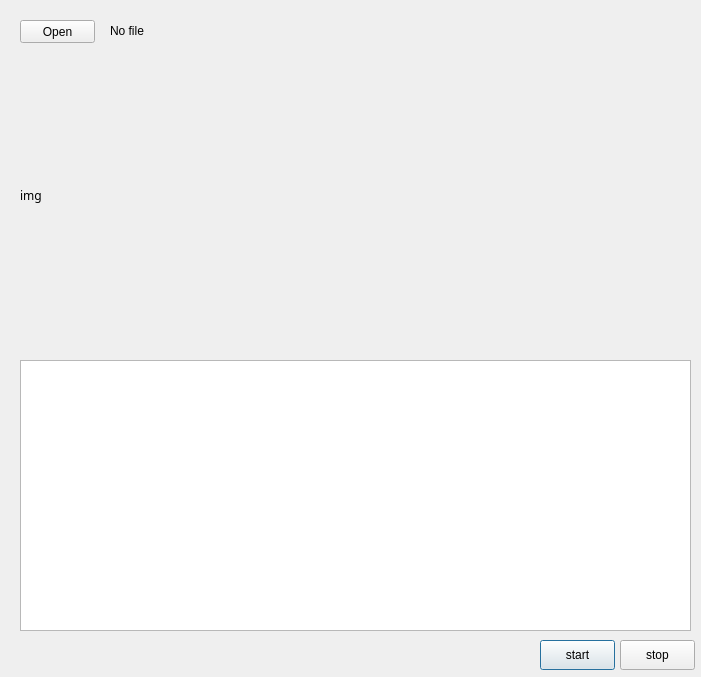
<?xml version="1.0" encoding="UTF-8"?>
<ui version="4.0">
 <class>Dialog</class>
 <widget class="QDialog" name="Dialog">
  <property name="enabled">
   <bool>true</bool>
  </property>
  <property name="geometry">
   <rect>
    <x>0</x>
    <y>0</y>
    <width>701</width>
    <height>677</height>
   </rect>
  </property>
  <property name="windowTitle">
   <string>Pixel art</string>
  </property>
  <widget class="QLabel" name="label_filename">
   <property name="geometry">
    <rect>
     <x>110</x>
     <y>21</y>
     <width>500</width>
     <height>20</height>
    </rect>
   </property>
   <property name="text">
    <string>No file</string>
   </property>
  </widget>
  <widget class="QPushButton" name="pushButton_start">
   <property name="geometry">
    <rect>
     <x>540</x>
     <y>640</y>
     <width>75</width>
     <height>30</height>
    </rect>
   </property>
   <property name="text">
    <string>start</string>
   </property>
  </widget>
  <widget class="QPushButton" name="pushButton_stop">
   <property name="geometry">
    <rect>
     <x>620</x>
     <y>640</y>
     <width>75</width>
     <height>30</height>
    </rect>
   </property>
   <property name="text">
    <string>stop</string>
   </property>
  </widget>
  <widget class="QPushButton" name="pushButton_open">
   <property name="geometry">
    <rect>
     <x>20</x>
     <y>20</y>
     <width>75</width>
     <height>23</height>
    </rect>
   </property>
   <property name="text">
    <string>Open</string>
   </property>
  </widget>
  <widget class="QTextEdit" name="textEdit_contents">
   <property name="geometry">
    <rect>
     <x>20</x>
     <y>360</y>
     <width>671</width>
     <height>271</height>
    </rect>
   </property>
   <property name="font">
    <font>
     <family>바탕체</family>
     <pointsize>6</pointsize>
     <weight>50</weight>
     <bold>false</bold>
    </font>
   </property>
  </widget>
  <widget class="QLabel" name="label_image">
   <property name="geometry">
    <rect>
     <x>20</x>
     <y>50</y>
     <width>671</width>
     <height>291</height>
    </rect>
   </property>
   <property name="font">
    <font>
     <family>굴림</family>
     <pointsize>9</pointsize>
    </font>
   </property>
   <property name="toolTip">
    <string/>
   </property>
   <property name="text">
    <string>img</string>
   </property>
  </widget>
 </widget>
 <resources/>
 <connections>
  <connection>
   <sender>pushButton_start</sender>
   <signal>clicked()</signal>
   <receiver>Dialog</receiver>
   <slot>start()</slot>
   <hints>
    <hint type="sourcelabel">
     <x>577</x>
     <y>469</y>
    </hint>
    <hint type="destinationlabel">
     <x>160</x>
     <y>278</y>
    </hint>
   </hints>
  </connection>
  <connection>
   <sender>pushButton_stop</sender>
   <signal>clicked()</signal>
   <receiver>Dialog</receiver>
   <slot>stop()</slot>
   <hints>
    <hint type="sourcelabel">
     <x>654</x>
     <y>476</y>
    </hint>
    <hint type="destinationlabel">
     <x>180</x>
     <y>243</y>
    </hint>
   </hints>
  </connection>
  <connection>
   <sender>pushButton_open</sender>
   <signal>clicked()</signal>
   <receiver>Dialog</receiver>
   <slot>loadImageFromFile()</slot>
   <hints>
    <hint type="sourcelabel">
     <x>58</x>
     <y>33</y>
    </hint>
    <hint type="destinationlabel">
     <x>85</x>
     <y>185</y>
    </hint>
   </hints>
  </connection>
 </connections>
 <slots>
  <slot>start()</slot>
  <slot>stop()</slot>
  <slot>slot_fileopen()</slot>
  <slot>loadImageFromFile()</slot>
 </slots>
</ui>
